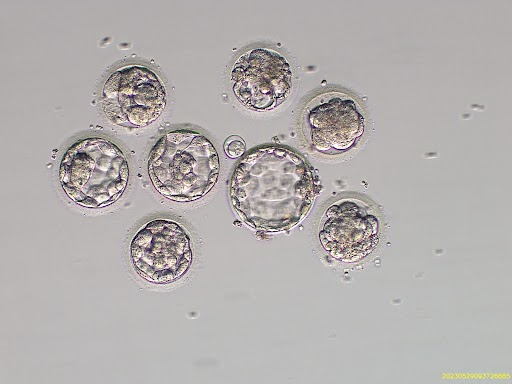
#> input picture group_culture/1.jpg, 512 x 384 px
$ jupyter execute autoCrop.ipynb
#> lines starting #> are read from the running program, lines starting #| are printed output that depends on the picture; after the words box and inside, x2 and y2 are one past the last pixel; in counts of white or black regions, pixels touching at a corner belong together; long printed decimals are rounded
[cell 1]
import cv2
import numpy as np
import matplotlib.pyplot as plt

[cell 2]
image = cv2.imread('1.jpg', cv2.IMREAD_COLOR)
#> image is the input picture: shape (384, 512, 3); mean B, G, R 174.3, 175.3, 179.3

[cell 3]
plt.imshow(image)

[cell 4]
gray = cv2.cvtColor(image, cv2.COLOR_BGR2GRAY)

[cell 5]
plt.imshow(gray)

[cell 6]
# Apply adaptive thresholding
thresh = cv2.adaptiveThreshold(
        gray, 255, cv2.ADAPTIVE_THRESH_GAUSSIAN_C, cv2.THRESH_BINARY_INV, 11, 2
    )
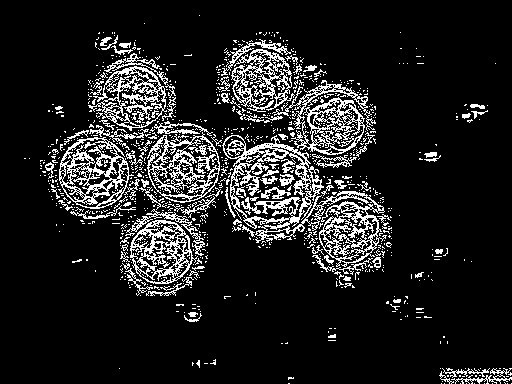
#> thresh: shape (384, 512); 12.8% white in thin lines or dots
plt.imshow(thresh)

[cell 7]
# Erosion to separate embryos that are close
kernel = np.ones((2,2),np.uint8)  # You may need to adjust the kernel size
eroded = cv2.erode(thresh, kernel, iterations = 1)
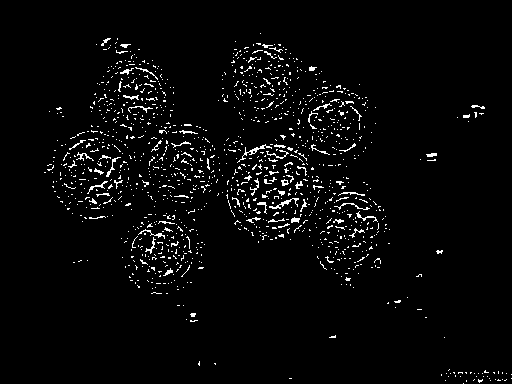
#> eroded: shape (384, 512); 3.2% white in thin lines or dots, all inside (x1, y1, x2, y2) = (44, 33, 512, 384)

[cell 8]
# Find contours
contours, _ = cv2.findContours(
        thresh, cv2.RETR_EXTERNAL, cv2.CHAIN_APPROX_SIMPLE
    )
#> contours = 889 contours, 840 with area under 20; largest, box (x1, y1, x2, y2) and area: (222, 135, 387, 267) 9394, (59, 137, 140, 209) 3829, (147, 132, 220, 203) 3704, (272, 80, 376, 155) 3386, (130, 220, 198, 284) 3027

[cell 9]
# # Find contours
# contours, _ = cv2.findContours(
#         eroded, cv2.RETR_EXTERNAL, cv2.CHAIN_APPROX_SIMPLE
#     )

[cell 10]
# Draw bounding boxes on the original image
image = cv2.imread('1.jpg', cv2.IMREAD_COLOR)
for contour in contours:
    x, y, w, h = cv2.boundingRect(contour)
    # Check for elongated contours which might indicate multiple embryos
    aspect_ratio = w/h
    if 2.67 < aspect_ratio < 0.5:  # Adjust these values based on your observations
        continue  # Skip this contour if it's likely two embryos
    cv2.rectangle(image, (x, y), (x + w, y + h), (0, 255, 0), 2)  # Green color bounding box
#> this loop made 889 passes
#> (x, y, w, h, aspect_ratio) on passes 1 to 3: (511, 383, 1, 1, 1), (507, 383, 1, 1, 1), (492, 383, 1, 1, 1)
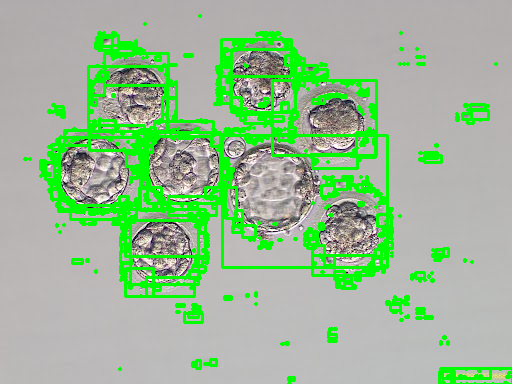
#> image: shape (384, 512, 3); 14.5% of pixels changed, all inside (x1, y1, x2, y2) = (23, 14, 512, 384)

# Show the original image with bounding boxes
# cv2.imshow("Embryos with Bounding Boxes", image)
# cv2.waitKey(0)
# cv2.destroyAllWindows()
plt.imshow(image)
plt.show()

[cell 11]
len(contours)
#> Out = 889

[cell 12]
# Filter out small areas to reduce false positives
MIN_EMBRYO_AREA = 500  # adjust
filtered_contours = [c for c in contours if cv2.contourArea(c) > MIN_EMBRYO_AREA]
#> filtered_contours = 7 contours; box (x1, y1, x2, y2) and area: (222, 135, 387, 267) 9394, (59, 137, 140, 209) 3829, (147, 132, 220, 203) 3704, (272, 80, 376, 155) 3386, (130, 220, 198, 284) 3027, (88, 66, 167, 131) 2936, (231, 49, 295, 112) 2435

[cell 13]
len(filtered_contours)
#> Out = 7

[cell 14]
# Draw bounding boxes on the original image
image = cv2.imread('1.jpg', cv2.IMREAD_COLOR)
for i, contour in enumerate(filtered_contours):
    x, y, w, h = cv2.boundingRect(contour)
    # Check for elongated contours which might indicate multiple embryos
    aspect_ratio = w/h
    print(aspect_ratio)
    if 1.5 < aspect_ratio < 1.0:
        continue  # Skip this contour if it's likely two embryos
    cv2.rectangle(image, (x, y), (x + w, y + h), (0, 255, 0), 2)  # Green color bounding box
#> this loop made 7 passes
#> (x, y, w, h, aspect_ratio) on passes 1 to 7: (130, 220, 68, 64, 1.06), (59, 137, 81, 72, 1.12), (222, 135, 165, 132, 1.25), (147, 132, 73, 71, 1.03), (272, 80, 104, 75, 1.39), (88, 66, 79, 65, 1.22), (231, 49, 64, 63, 1.02)
#| 1.0625
#| 1.125
#| 1.25
#| 1.028
#| 1.387
#| 1.215
#| 1.016
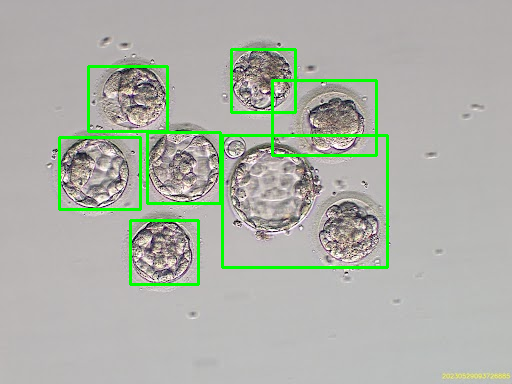
#> image: shape (384, 512, 3); 3.5% of pixels changed, all inside (x1, y1, x2, y2) = (58, 48, 389, 286)
    # [8 lines of commented-out code are left out]
plt.imshow(image)

[cell 15]
cropped_embryos = []
for contour in contours:
    # Get bounding box and extract ROI using Numpy slicing
    x, y, w, h = cv2.boundingRect(contour)
    cropped = image[y : y + h, x : x + w]
    cropped_embryos.append(cropped)
#> this loop made 889 passes
#> (x, y, w, h, cropped) on passes 1 to 3: (511, 383, 1, 1, [[177, 180, 178]]), (507, 383, 1, 1, [[185, 185, 185]]), (492, 383, 1, 1, [[192, 187, 186]])
#> after the loop, cropped_embryos = 889 items, first 6: [[177, 180, 178]], [[185, 185, 185]], [[192, 187, 186]], [[193, 188, 187]], [[182, 188, 183]], [[182, 189, 184]]

[cell 16]
for i, embryo in enumerate(cropped_embryos):
    cv2.imshow(f"Embryo{i+1}", embryo)
#> this loop made 889 passes
cv2.waitKey(0)
cv2.destroyAllWindows()

# plt.imshow(cropped_embryos[0])

[cell 17]
image.shape
#> Out = (384, 512, 3)

# WATERSHED

[cell 18]
image = cv2.imread('1.jpg', cv2.IMREAD_COLOR)
gray = cv2.cvtColor(image, cv2.COLOR_BGR2GRAY)
# Binary threshold
_, thresh = cv2.threshold(gray, 0, 255, cv2.THRESH_BINARY_INV + cv2.THRESH_OTSU)
#> thresh: shape (384, 512); 7.3% white; 593 white regions (557 under 20 px), largest, box (x1, y1, x2, y2) and area: (223, 135, 323, 229) 1819, (231, 42, 292, 111) 1579, (59, 137, 129, 209) 1496
# Apply adaptive thresholding
# thresh = cv2.adaptiveThreshold(gray, 255, cv2.ADAPTIVE_THRESH_GAUSSIAN_C, cv2.THRESH_BINARY_INV, 11, 2)
# Compute distance transform
dist_transform = cv2.distanceTransform(thresh, cv2.DIST_L2, 5)
_, dist_output = cv2.threshold(dist_transform, 0.1 * dist_transform.max(), 255, 0)

[cell 19]
plt.imshow(dist_output)

[cell 20]
# Find sure background and sure foreground
sure_bg = cv2.dilate(thresh, None, iterations=3)
#> sure_bg: shape (384, 512); 22.2% white; 16 white regions, largest, box (x1, y1, x2, y2) and area: (44, 51, 370, 287) 33134, (311, 177, 393, 282) 4959, (220, 39, 302, 121) 4456
sure_fg = np.uint8(dist_output)

# Subtract sure foreground from sure background
unknown = cv2.subtract(sure_bg, sure_fg)
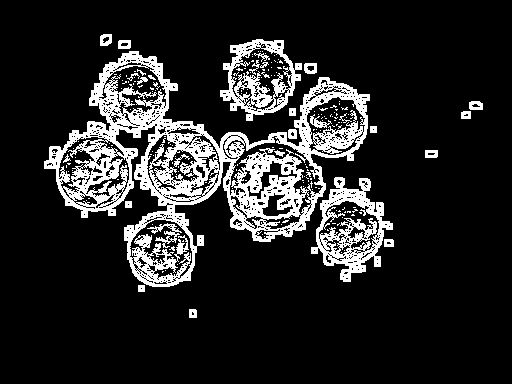
#> unknown: shape (384, 512); 14.9% white; 187 white regions (156 under 20 px), largest, box (x1, y1, x2, y2) and area: (44, 51, 370, 287) 21204, (311, 177, 393, 282) 3352, (220, 39, 302, 121) 2508

[cell 21]
fig, axs = plt.subplots(1, 3, figsize=(30, 10))

axs[0].imshow(sure_bg)
axs[1].imshow(sure_fg)
axs[2].imshow(unknown)
# for ax in axs:
#     ax.axis('off')
plt.tight_layout()
plt.show()

[cell 22]
# Label markers
_, markers = cv2.connectedComponents(sure_fg)
#> markers: shape (384, 512) int32; 594 distinct labels, from 0 to 593
markers = markers + 1
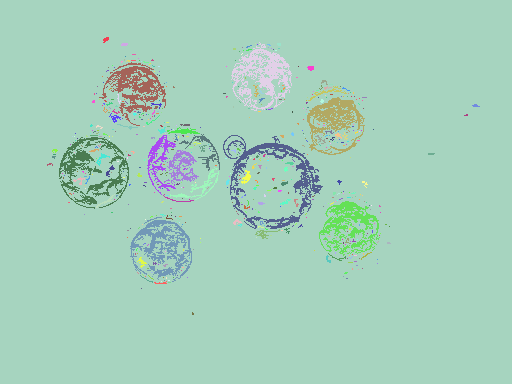
#> markers: shape (384, 512) int32; 594 distinct labels, from 1 to 594; one colour per label, 0 black
markers[unknown == 255] = 0
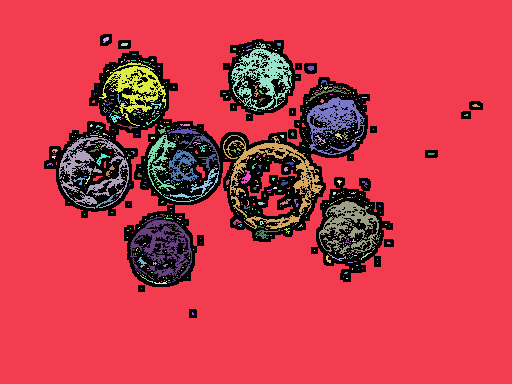
#> markers: shape (384, 512) int32; 595 distinct labels, from 0 to 594; one colour per label, 0 black
plt.imshow(markers)

[cell 23]
# Apply watershed
cv2.watershed(image, markers)
image[markers == -1] = [0, 0, 255]  # Mark watershed boundary with red color
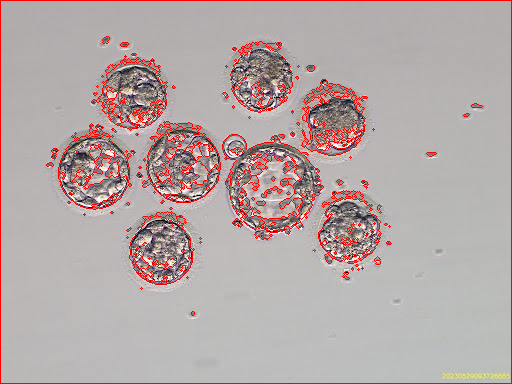
#> image: shape (384, 512, 3); 4.24% of pixels changed, all inside (x1, y1, x2, y2) = (0, 0, 512, 384)

plt.imshow(image)

[cell 24]
# Extract the embryos using the markers
image = cv2.imread('1.jpg', cv2.IMREAD_COLOR)
for label in np.unique(markers):
    if label == -1:
        continue  # Not interested in the background
    mask = np.zeros(gray.shape, dtype="uint8")
    mask[markers == label] = 255
    contours, _ = cv2.findContours(mask, cv2.RETR_EXTERNAL, cv2.CHAIN_APPROX_SIMPLE)
    MIN_EMBRYO_AREA = 700  # adjust
    filtered_contours = [c for c in contours if cv2.contourArea(c) > MIN_EMBRYO_AREA]
    for contour in filtered_contours:
        x, y, w, h = cv2.boundingRect(contour)
        cv2.rectangle(image, (x, y), (x + w, y + h), (0, 255, 0), 2)  # Green bounding box
#> this loop made 596 passes
#> contours on passes 2, 4, 6: 20 contours, all with area under 20, 1 contour, all with area under 20, [[[255, 43], [256, 43]]]
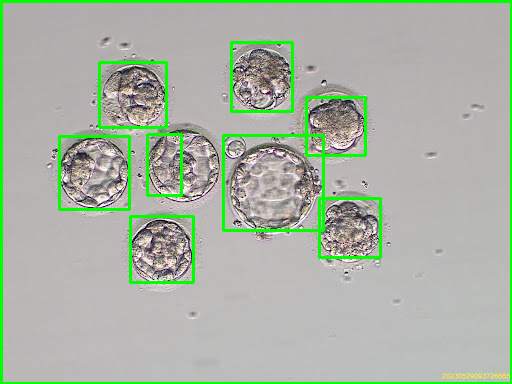
#> image: shape (384, 512, 3); 5.47% of pixels changed, all inside (x1, y1, x2, y2) = (0, 0, 512, 384)
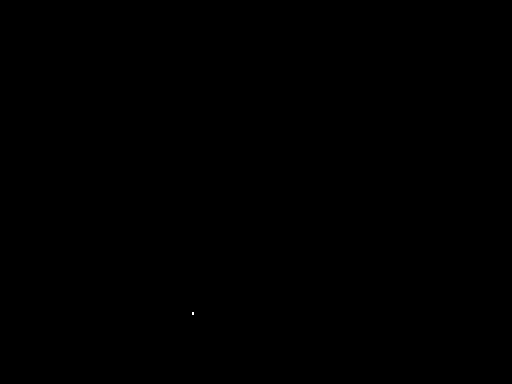
#> mask: shape (384, 512); 0% white in thin lines or dots, all inside (x1, y1, x2, y2) = (192, 312, 194, 315)
plt.imshow(image)

$ run again, with group_culture/2.jpg copied over group_culture/1.jpg
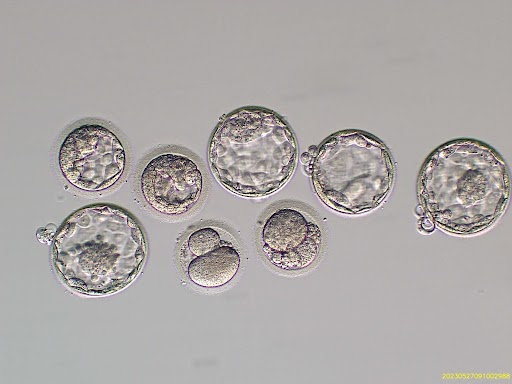
#> input picture group_culture/2.jpg, 512 x 384 px
#> image is the input picture: shape (384, 512, 3); mean B, G, R 166.9, 168.2, 172.4
#> eroded: shape (384, 512); 3.9% white in thin lines or dots, all inside (x1, y1, x2, y2) = (36, 44, 512, 383)
#> `contours, _ = cv2.findContours( thresh, cv2.RETR_EXTERNAL, cv2.CHAIN_A..`: contours = 658 contours, 640 with area under 20; largest, box (x1, y1, x2, y2) and area: (36, 203, 150, 304) 7072, (408, 138, 512, 242) 7036, (198, 106, 306, 205) 6801, (300, 129, 398, 222) 5776, (58, 124, 126, 192) 3428
#> the loop `for contour in contours:` made 658 passes
#> (contour, x, y, w, h, aspect_ratio) on passes 2, 3, 8: ([[474, 382], [475, 383]], 474, 382, 2, 2, 1), ([[451, 382], [451, 383]], 451, 382, 1, 2, 0.5), ([[441, 369], [440, 370], [441, 370]], 440, 369, 2, 2, 1)
#> `len(contours)`: Out = 658
#> `filtered_contours = [c for c in contours if cv2.contourArea(c) > MIN_E..`: filtered_contours = 9 contours; largest, box (x1, y1, x2, y2) and area: (36, 203, 150, 304) 7072, (408, 138, 512, 242) 7036, (198, 106, 306, 205) 6801, (300, 129, 398, 222) 5776, (58, 124, 126, 192) 3428
#> `len(filtered_contours)`: Out = 9
#> the loop `for i, contour in enumerate(filtered_contours):` made 9 passes
#> (x, y, w, h, aspect_ratio) on passes 1 to 8: (439, 368, 73, 16, 4.56), (172, 228, 68, 60, 1.13), (249, 207, 73, 64, 1.14), (36, 203, 114, 101, 1.13), (141, 154, 61, 62, 0.984), (408, 138, 104, 104, 1), (300, 129, 98, 93, 1.05), (58, 124, 68, 68, 1)
#> (printed output is left out)
#> the loop `for contour in contours:` made 658 passes
#> (x, y, w, h, cropped) on passes 1, 5, 6: (440, 383, 1, 1, [[0, 255, 0]]), (486, 369, 1, 1, [[0, 255, 0]]), (481, 369, 1, 1, [[0, 255, 0]])
#> after the loop `for contour in contours:`: cropped_embryos = 658 items
#> the loop `for i, embryo in enumerate(cropped_embryos):` made 658 passes
#> embryo on passes 1, 3, 5: [[0, 255, 0]], [[179, 175, 180], [0, 255, 0]], [[0, 255, 0]]
#> dist_output: shape (384, 512) float32; 7.7% white; 669 white regions (625 under 20 px), largest, box (x1, y1, x2, y2) and area: (416, 138, 510, 234) 1711, (141, 154, 202, 210) 1403, (301, 129, 394, 209) 1360
#> sure_bg: shape (384, 512); 24% white; 8 white regions, largest, box (x1, y1, x2, y2) and area: (204, 103, 400, 217) 13203, (412, 135, 512, 237) 8304, (33, 200, 152, 299) 7850
#> unknown: shape (384, 512); 16.2% white; 150 white regions (135 under 20 px), largest, box (x1, y1, x2, y2) and area: (204, 103, 400, 217) 8927, (412, 135, 512, 237) 5564, (33, 200, 152, 299) 5396
#> `markers[unknown == 255] = 0`:
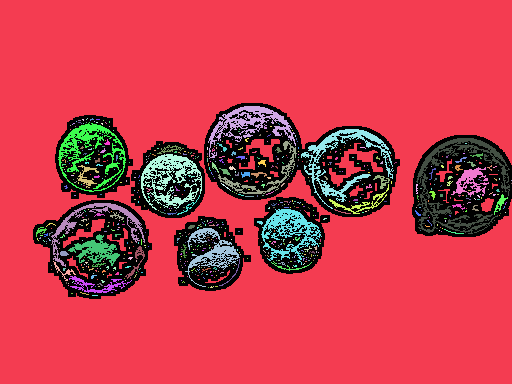
#> markers: shape (384, 512) int32; 671 distinct labels, from 0 to 670; one colour per label, 0 black
#> the loop `for label in np.unique(markers):` made 670 passes
#> contours on passes 2, 5, 9: 25 contours, all with area under 20, [[[250, 113]]], [[[96, 119], [97, 119], [98, 120], [99, 119]]]
#> after the loop `for label in np.unique(markers):`:
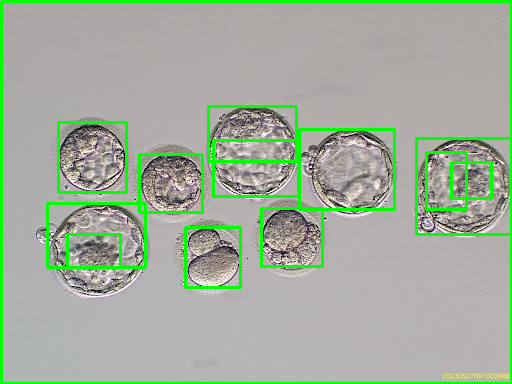
#> image: shape (384, 512, 3); 6.65% of pixels changed, all inside (x1, y1, x2, y2) = (0, 0, 512, 384)

$ run again, with group_culture/3.jpg copied over group_culture/1.jpg
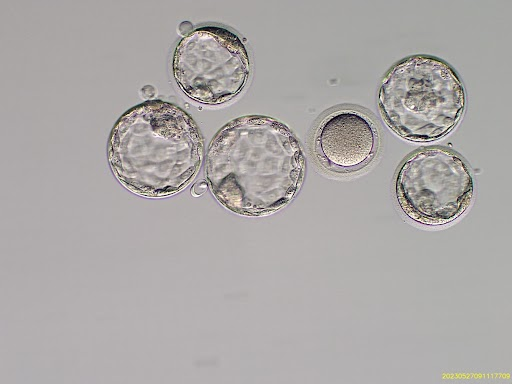
#> input picture group_culture/3.jpg, 512 x 384 px
#> image is the input picture: shape (384, 512, 3); mean B, G, R 167.5, 168.6, 172
#> eroded: shape (384, 512); 3.4% white in thin lines or dots, all inside (x1, y1, x2, y2) = (107, 18, 512, 383)
#> `contours, _ = cv2.findContours( thresh, cv2.RETR_EXTERNAL, cv2.CHAIN_A..`: contours = 549 contours, 511 with area under 20; largest, box (x1, y1, x2, y2) and area: (168, 21, 252, 105) 4686, (390, 144, 480, 226) 4316, (106, 99, 296, 200) 3496, (299, 112, 379, 184) 2866, (378, 54, 465, 143) 2547
#> the loop `for contour in contours:` made 549 passes
#> (x, y, w, h, aspect_ratio) on passes 1 to 3: (511, 383, 1, 1, 1), (509, 383, 1, 1, 1), (500, 383, 1, 1, 1)
#> `len(contours)`: Out = 549
#> `filtered_contours = [c for c in contours if cv2.contourArea(c) > MIN_E..`: filtered_contours = 8 contours; box (x1, y1, x2, y2) and area: (168, 21, 252, 105) 4686, (390, 144, 480, 226) 4316, (106, 99, 296, 200) 3496, (299, 112, 379, 184) 2866, (378, 54, 465, 143) 2547, (206, 166, 281, 216) 640, (304, 94, 416, 149) 610, (439, 368, 512, 384) 580
#> `len(filtered_contours)`: Out = 8
#> the loop `for i, contour in enumerate(filtered_contours):` made 8 passes
#> (x, y, w, h, aspect_ratio) on passes 1 to 8: (439, 368, 73, 16, 4.56), (206, 166, 75, 50, 1.5), (390, 144, 90, 82, 1.1), (299, 112, 80, 72, 1.11), (106, 99, 190, 101, 1.88), (304, 94, 112, 55, 2.04), (378, 54, 87, 89, 0.978), (168, 21, 84, 84, 1)
#> (printed output is left out)
#> the loop `for contour in contours:` made 549 passes
#> (x, y, w, h, cropped) on passes 1 to 3: (511, 383, 1, 1, [[0, 255, 0]]), (509, 383, 1, 1, [[0, 255, 0]]), (500, 383, 1, 1, [[0, 255, 0]])
#> after the loop `for contour in contours:`: cropped_embryos = 549 items, first 6: [[0, 255, 0]], [[0, 255, 0]], [[0, 255, 0]], [[0, 255, 0]], [[0, 255, 0]], [[0, 255, 0]]
#> the loop `for i, embryo in enumerate(cropped_embryos):` made 549 passes
#> dist_output: shape (384, 512) float32; 5.4% white in thin lines or dots, all inside (x1, y1, x2, y2) = (107, 21, 479, 226)
#> sure_bg: shape (384, 512); 18.6% white; 10 white regions, largest, box (x1, y1, x2, y2) and area: (104, 18, 381, 219) 24080, (376, 51, 482, 229) 12004, (135, 140, 150, 150) 105
#> unknown: shape (384, 512); 13.2% white; 94 white regions (84 under 20 px), largest, box (x1, y1, x2, y2) and area: (104, 18, 381, 219) 16991, (376, 51, 482, 229) 8336, (135, 140, 150, 150) 102
#> the loop `for label in np.unique(markers):` made 496 passes
#> contours on passes 2, 5, 6: 18 contours, all with area under 20, [[[230, 27], [231, 27], [232, 28], [231, 27]]], 1 contour, all with area under 20
#> after the loop `for label in np.unique(markers):`:
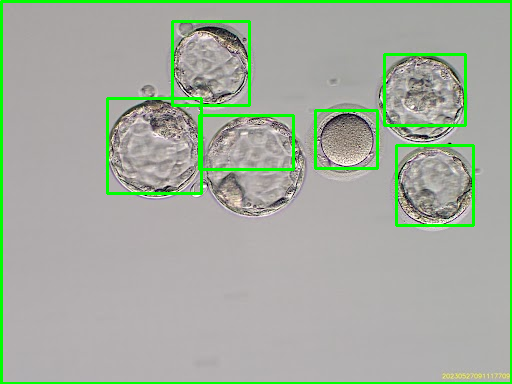
#> image: shape (384, 512, 3); 5.04% of pixels changed, all inside (x1, y1, x2, y2) = (0, 0, 512, 384)
